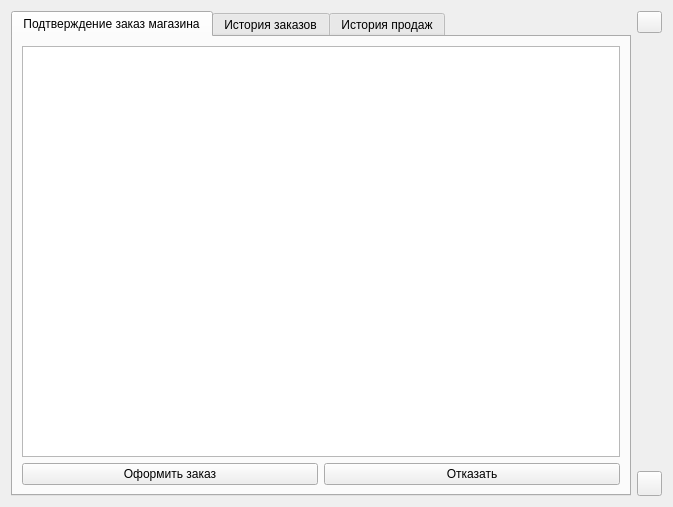
<?xml version="1.0" encoding="UTF-8"?>
<ui version="4.0">
 <class>winstorekpr</class>
 <widget class="QWidget" name="winstorekpr">
  <property name="geometry">
   <rect>
    <x>0</x>
    <y>0</y>
    <width>673</width>
    <height>507</height>
   </rect>
  </property>
  <property name="windowTitle">
   <string>Form</string>
  </property>
  <property name="styleSheet">
   <string notr="true"/>
  </property>
  <layout class="QHBoxLayout" name="horizontalLayout_3">
   <item>
    <widget class="QTabWidget" name="tabWidget">
     <property name="sizeIncrement">
      <size>
       <width>0</width>
       <height>0</height>
      </size>
     </property>
     <property name="styleSheet">
      <string notr="true"/>
     </property>
     <property name="tabPosition">
      <enum>QTabWidget::North</enum>
     </property>
     <property name="tabShape">
      <enum>QTabWidget::Rounded</enum>
     </property>
     <property name="currentIndex">
      <number>0</number>
     </property>
     <property name="tabsClosable">
      <bool>false</bool>
     </property>
     <property name="movable">
      <bool>true</bool>
     </property>
     <property name="tabBarAutoHide">
      <bool>true</bool>
     </property>
     <widget class="QWidget" name="tab">
      <attribute name="title">
       <string>Подтверждение заказ магазина</string>
      </attribute>
      <layout class="QHBoxLayout" name="horizontalLayout">
       <item>
        <layout class="QVBoxLayout" name="verticalLayout">
         <item>
          <widget class="QTableView" name="table_order_strkp">
           <property name="styleSheet">
            <string notr="true"/>
           </property>
           <property name="cornerButtonEnabled">
            <bool>true</bool>
           </property>
          </widget>
         </item>
         <item>
          <layout class="QHBoxLayout" name="horizontalLayout_2">
           <item>
            <widget class="QPushButton" name="order_button">
             <property name="styleSheet">
              <string notr="true"/>
             </property>
             <property name="text">
              <string>Оформить заказ</string>
             </property>
             <property name="checkable">
              <bool>false</bool>
             </property>
             <property name="flat">
              <bool>false</bool>
             </property>
            </widget>
           </item>
           <item>
            <widget class="QPushButton" name="pushButton">
             <property name="text">
              <string>Отказать</string>
             </property>
            </widget>
           </item>
          </layout>
         </item>
        </layout>
       </item>
      </layout>
     </widget>
     <widget class="QWidget" name="tab_2">
      <attribute name="title">
       <string>История заказов</string>
      </attribute>
      <layout class="QVBoxLayout" name="verticalLayout_3">
       <item>
        <layout class="QVBoxLayout" name="verticalLayout_2">
         <item>
          <widget class="QTableView" name="table_history">
           <property name="styleSheet">
            <string notr="true"/>
           </property>
           <property name="cornerButtonEnabled">
            <bool>false</bool>
           </property>
          </widget>
         </item>
        </layout>
       </item>
      </layout>
     </widget>
     <widget class="QWidget" name="tab_3">
      <attribute name="title">
       <string>История продаж</string>
      </attribute>
      <layout class="QFormLayout" name="formLayout">
       <item row="0" column="0" colspan="2">
        <widget class="QTableView" name="tableView"/>
       </item>
      </layout>
     </widget>
    </widget>
   </item>
   <item>
    <layout class="QVBoxLayout" name="verticalLayout_4">
     <item>
      <widget class="QPushButton" name="cycle_strkp">
       <property name="sizePolicy">
        <sizepolicy hsizetype="Fixed" vsizetype="Fixed">
         <horstretch>0</horstretch>
         <verstretch>0</verstretch>
        </sizepolicy>
       </property>
       <property name="maximumSize">
        <size>
         <width>25</width>
         <height>25</height>
        </size>
       </property>
       <property name="text">
        <string/>
       </property>
       <property name="iconSize">
        <size>
         <width>20</width>
         <height>20</height>
        </size>
       </property>
      </widget>
     </item>
     <item>
      <spacer name="verticalSpacer">
       <property name="orientation">
        <enum>Qt::Vertical</enum>
       </property>
       <property name="sizeHint" stdset="0">
        <size>
         <width>17</width>
         <height>37</height>
        </size>
       </property>
      </spacer>
     </item>
     <item>
      <widget class="QPushButton" name="exit_strkp">
       <property name="sizePolicy">
        <sizepolicy hsizetype="Fixed" vsizetype="Fixed">
         <horstretch>0</horstretch>
         <verstretch>0</verstretch>
        </sizepolicy>
       </property>
       <property name="minimumSize">
        <size>
         <width>25</width>
         <height>25</height>
        </size>
       </property>
       <property name="maximumSize">
        <size>
         <width>25</width>
         <height>25</height>
        </size>
       </property>
       <property name="text">
        <string/>
       </property>
      </widget>
     </item>
    </layout>
   </item>
  </layout>
 </widget>
 <resources/>
 <connections/>
</ui>
